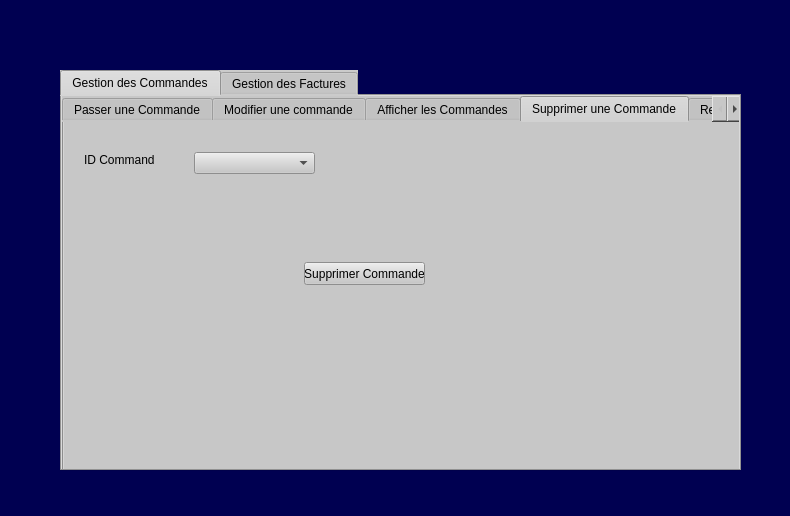
<?xml version="1.0" encoding="UTF-8"?>
<ui version="4.0">
 <class>facture</class>
 <widget class="QDialog" name="facture">
  <property name="geometry">
   <rect>
    <x>0</x>
    <y>0</y>
    <width>790</width>
    <height>516</height>
   </rect>
  </property>
  <property name="windowTitle">
   <string>Dialog</string>
  </property>
  <property name="styleSheet">
   <string notr="true">background-color: rgb(0, 0, 81);</string>
  </property>
  <widget class="QTabWidget" name="tabWidget">
   <property name="geometry">
    <rect>
     <x>60</x>
     <y>70</y>
     <width>681</width>
     <height>401</height>
    </rect>
   </property>
   <property name="styleSheet">
    <string notr="true">background-color: rgb(203, 203, 203);</string>
   </property>
   <property name="currentIndex">
    <number>0</number>
   </property>
   <widget class="QWidget" name="tab">
    <attribute name="title">
     <string>Gestion des Commandes</string>
    </attribute>
    <widget class="QTabWidget" name="tabWidget_6">
     <property name="geometry">
      <rect>
       <x>0</x>
       <y>0</y>
       <width>681</width>
       <height>381</height>
      </rect>
     </property>
     <property name="styleSheet">
      <string notr="true">background-color: rgb(199, 199, 199);</string>
     </property>
     <property name="currentIndex">
      <number>3</number>
     </property>
     <widget class="QWidget" name="tab_6">
      <attribute name="title">
       <string>Passer une Commande</string>
      </attribute>
      <widget class="QLabel" name="label_6">
       <property name="geometry">
        <rect>
         <x>20</x>
         <y>30</y>
         <width>111</width>
         <height>16</height>
        </rect>
       </property>
       <property name="text">
        <string>Référence Commande</string>
       </property>
      </widget>
      <widget class="QLabel" name="label_10">
       <property name="geometry">
        <rect>
         <x>20</x>
         <y>60</y>
         <width>111</width>
         <height>20</height>
        </rect>
       </property>
       <property name="text">
        <string>ID  Fournisseur</string>
       </property>
      </widget>
      <widget class="QLabel" name="label_11">
       <property name="geometry">
        <rect>
         <x>20</x>
         <y>90</y>
         <width>101</width>
         <height>16</height>
        </rect>
       </property>
       <property name="text">
        <string>Categorie produit</string>
       </property>
      </widget>
      <widget class="QLineEdit" name="lineEdit_ID_Commande_3">
       <property name="geometry">
        <rect>
         <x>140</x>
         <y>30</y>
         <width>113</width>
         <height>20</height>
        </rect>
       </property>
       <property name="styleSheet">
        <string notr="true">border-radius:10px;
background-color: rgb(255, 255, 255);</string>
       </property>
       <property name="clearButtonEnabled">
        <bool>true</bool>
       </property>
      </widget>
      <widget class="QLabel" name="label_8">
       <property name="geometry">
        <rect>
         <x>20</x>
         <y>120</y>
         <width>71</width>
         <height>16</height>
        </rect>
       </property>
       <property name="text">
        <string>Produit</string>
       </property>
      </widget>
      <widget class="QLabel" name="label_9">
       <property name="geometry">
        <rect>
         <x>20</x>
         <y>150</y>
         <width>71</width>
         <height>16</height>
        </rect>
       </property>
       <property name="text">
        <string>Prix unitaire</string>
       </property>
      </widget>
      <widget class="QLabel" name="label_7">
       <property name="geometry">
        <rect>
         <x>20</x>
         <y>180</y>
         <width>71</width>
         <height>16</height>
        </rect>
       </property>
       <property name="text">
        <string>Quantité</string>
       </property>
      </widget>
      <widget class="QLineEdit" name="lineEdit_Quantite_3">
       <property name="geometry">
        <rect>
         <x>140</x>
         <y>180</y>
         <width>113</width>
         <height>20</height>
        </rect>
       </property>
       <property name="styleSheet">
        <string notr="true">border-radius:10px;
background-color: rgb(255, 255, 255);</string>
       </property>
       <property name="clearButtonEnabled">
        <bool>true</bool>
       </property>
      </widget>
      <widget class="QLineEdit" name="lineEdit_PrixU_3">
       <property name="geometry">
        <rect>
         <x>140</x>
         <y>150</y>
         <width>113</width>
         <height>20</height>
        </rect>
       </property>
       <property name="styleSheet">
        <string notr="true">border-radius:10px;
background-color: rgb(255, 255, 255);</string>
       </property>
       <property name="clearButtonEnabled">
        <bool>true</bool>
       </property>
      </widget>
      <widget class="QLineEdit" name="lineEdit_Produit_3">
       <property name="geometry">
        <rect>
         <x>140</x>
         <y>120</y>
         <width>113</width>
         <height>20</height>
        </rect>
       </property>
       <property name="styleSheet">
        <string notr="true">border-radius:10px;
background-color: rgb(255, 255, 255);</string>
       </property>
       <property name="clearButtonEnabled">
        <bool>true</bool>
       </property>
      </widget>
      <widget class="QPushButton" name="Commander_3">
       <property name="geometry">
        <rect>
         <x>500</x>
         <y>270</y>
         <width>75</width>
         <height>23</height>
        </rect>
       </property>
       <property name="text">
        <string>Commander</string>
       </property>
      </widget>
      <widget class="QComboBox" name="comboBox_2">
       <property name="geometry">
        <rect>
         <x>140</x>
         <y>90</y>
         <width>111</width>
         <height>21</height>
        </rect>
       </property>
      </widget>
      <widget class="QComboBox" name="comboBox_5">
       <property name="geometry">
        <rect>
         <x>140</x>
         <y>60</y>
         <width>111</width>
         <height>22</height>
        </rect>
       </property>
      </widget>
     </widget>
     <widget class="QWidget" name="tab_7">
      <attribute name="title">
       <string>Modifier une commande</string>
      </attribute>
      <widget class="QPushButton" name="pb_modifier_command">
       <property name="geometry">
        <rect>
         <x>410</x>
         <y>270</y>
         <width>75</width>
         <height>23</height>
        </rect>
       </property>
       <property name="text">
        <string>Modifier</string>
       </property>
      </widget>
      <widget class="QLabel" name="label_12">
       <property name="geometry">
        <rect>
         <x>20</x>
         <y>30</y>
         <width>81</width>
         <height>16</height>
        </rect>
       </property>
       <property name="text">
        <string>ID Commande</string>
       </property>
      </widget>
      <widget class="QLineEdit" name="lineEdit_modifier_PrixU">
       <property name="geometry">
        <rect>
         <x>130</x>
         <y>150</y>
         <width>113</width>
         <height>20</height>
        </rect>
       </property>
       <property name="styleSheet">
        <string notr="true">border-radius:10px;
background-color: rgb(255, 255, 255);</string>
       </property>
       <property name="clearButtonEnabled">
        <bool>true</bool>
       </property>
      </widget>
      <widget class="QLabel" name="label_13">
       <property name="geometry">
        <rect>
         <x>20</x>
         <y>90</y>
         <width>101</width>
         <height>16</height>
        </rect>
       </property>
       <property name="text">
        <string>Categorie produit</string>
       </property>
      </widget>
      <widget class="QLabel" name="label_14">
       <property name="geometry">
        <rect>
         <x>20</x>
         <y>120</y>
         <width>71</width>
         <height>16</height>
        </rect>
       </property>
       <property name="text">
        <string>Produit</string>
       </property>
      </widget>
      <widget class="QLineEdit" name="lineEdit_modifierProduit">
       <property name="geometry">
        <rect>
         <x>130</x>
         <y>120</y>
         <width>113</width>
         <height>20</height>
        </rect>
       </property>
       <property name="styleSheet">
        <string notr="true">border-radius:10px;
background-color: rgb(255, 255, 255);</string>
       </property>
       <property name="clearButtonEnabled">
        <bool>true</bool>
       </property>
      </widget>
      <widget class="QLineEdit" name="lineEdit_modifier_quantite">
       <property name="geometry">
        <rect>
         <x>130</x>
         <y>180</y>
         <width>113</width>
         <height>20</height>
        </rect>
       </property>
       <property name="styleSheet">
        <string notr="true">border-radius:10px;
background-color: rgb(255, 255, 255);</string>
       </property>
       <property name="clearButtonEnabled">
        <bool>true</bool>
       </property>
      </widget>
      <widget class="QLabel" name="label_15">
       <property name="geometry">
        <rect>
         <x>20</x>
         <y>180</y>
         <width>71</width>
         <height>16</height>
        </rect>
       </property>
       <property name="text">
        <string>Quantité</string>
       </property>
      </widget>
      <widget class="QLabel" name="label_16">
       <property name="geometry">
        <rect>
         <x>20</x>
         <y>60</y>
         <width>81</width>
         <height>16</height>
        </rect>
       </property>
       <property name="text">
        <string>ID Fournisseur</string>
       </property>
      </widget>
      <widget class="QLabel" name="label_4">
       <property name="geometry">
        <rect>
         <x>20</x>
         <y>150</y>
         <width>71</width>
         <height>16</height>
        </rect>
       </property>
       <property name="text">
        <string>Prix unitaire</string>
       </property>
      </widget>
      <widget class="QLineEdit" name="lineEdit_modifierID_commande">
       <property name="geometry">
        <rect>
         <x>130</x>
         <y>30</y>
         <width>113</width>
         <height>20</height>
        </rect>
       </property>
       <property name="styleSheet">
        <string notr="true">border-radius:10px;
background-color: rgb(255, 255, 255);</string>
       </property>
       <property name="clearButtonEnabled">
        <bool>true</bool>
       </property>
      </widget>
      <widget class="QComboBox" name="comboBox_3">
       <property name="geometry">
        <rect>
         <x>130</x>
         <y>90</y>
         <width>111</width>
         <height>21</height>
        </rect>
       </property>
      </widget>
      <widget class="QComboBox" name="comboBox_6">
       <property name="geometry">
        <rect>
         <x>130</x>
         <y>60</y>
         <width>111</width>
         <height>22</height>
        </rect>
       </property>
      </widget>
     </widget>
     <widget class="QWidget" name="tab_8">
      <attribute name="title">
       <string>Afficher les Commandes</string>
      </attribute>
      <widget class="QTableView" name="TabCommandes_3">
       <property name="geometry">
        <rect>
         <x>0</x>
         <y>80</y>
         <width>671</width>
         <height>261</height>
        </rect>
       </property>
       <property name="styleSheet">
        <string notr="true">background-color: rgb(255, 255, 255);</string>
       </property>
      </widget>
      <widget class="QComboBox" name="comboBox_4">
       <property name="geometry">
        <rect>
         <x>470</x>
         <y>30</y>
         <width>171</width>
         <height>22</height>
        </rect>
       </property>
      </widget>
      <widget class="QLabel" name="label_28">
       <property name="geometry">
        <rect>
         <x>410</x>
         <y>30</y>
         <width>41</width>
         <height>20</height>
        </rect>
       </property>
       <property name="text">
        <string>Trier :</string>
       </property>
      </widget>
     </widget>
     <widget class="QWidget" name="tab_9">
      <attribute name="title">
       <string>Supprimer une Commande</string>
      </attribute>
      <widget class="QLabel" name="label_">
       <property name="geometry">
        <rect>
         <x>20</x>
         <y>30</y>
         <width>71</width>
         <height>16</height>
        </rect>
       </property>
       <property name="text">
        <string>ID Commande</string>
       </property>
      </widget>
      <widget class="QPushButton" name="pb_supprime_5">
       <property name="geometry">
        <rect>
         <x>240</x>
         <y>140</y>
         <width>121</width>
         <height>23</height>
        </rect>
       </property>
       <property name="text">
        <string>Supprimer Commande</string>
       </property>
      </widget>
      <widget class="QComboBox" name="comboBox_7">
       <property name="geometry">
        <rect>
         <x>130</x>
         <y>30</y>
         <width>121</width>
         <height>22</height>
        </rect>
       </property>
      </widget>
     </widget>
     <widget class="QWidget" name="tab_11">
      <attribute name="title">
       <string>Rechercher une commande</string>
      </attribute>
      <widget class="QTableView" name="tableView_3">
       <property name="geometry">
        <rect>
         <x>10</x>
         <y>10</y>
         <width>501</width>
         <height>321</height>
        </rect>
       </property>
       <property name="styleSheet">
        <string notr="true">background-color: rgb(255, 255, 255);</string>
       </property>
      </widget>
      <widget class="QLabel" name="label_26">
       <property name="geometry">
        <rect>
         <x>520</x>
         <y>40</y>
         <width>151</width>
         <height>20</height>
        </rect>
       </property>
       <property name="text">
        <string>Taper ID de la Commande</string>
       </property>
      </widget>
      <widget class="QLineEdit" name="lineEdit_recherch_commande">
       <property name="geometry">
        <rect>
         <x>540</x>
         <y>80</y>
         <width>113</width>
         <height>20</height>
        </rect>
       </property>
       <property name="styleSheet">
        <string notr="true">border-radius:10px;
background-color: rgb(255, 255, 255);</string>
       </property>
       <property name="clearButtonEnabled">
        <bool>true</bool>
       </property>
      </widget>
     </widget>
    </widget>
   </widget>
   <widget class="QWidget" name="tab_2">
    <attribute name="title">
     <string>Gestion des Factures</string>
    </attribute>
    <widget class="QTabWidget" name="tabWidget_2">
     <property name="geometry">
      <rect>
       <x>0</x>
       <y>0</y>
       <width>671</width>
       <height>371</height>
      </rect>
     </property>
     <property name="currentIndex">
      <number>0</number>
     </property>
     <widget class="QWidget" name="tab_3">
      <attribute name="title">
       <string>Ajouter une Facture</string>
      </attribute>
      <widget class="QLabel" name="label">
       <property name="geometry">
        <rect>
         <x>20</x>
         <y>30</y>
         <width>91</width>
         <height>16</height>
        </rect>
       </property>
       <property name="text">
        <string>Reference facture</string>
       </property>
      </widget>
      <widget class="QLabel" name="label_2">
       <property name="geometry">
        <rect>
         <x>20</x>
         <y>90</y>
         <width>81</width>
         <height>16</height>
        </rect>
       </property>
       <property name="text">
        <string>Description</string>
       </property>
      </widget>
      <widget class="QLabel" name="label_3">
       <property name="geometry">
        <rect>
         <x>20</x>
         <y>150</y>
         <width>71</width>
         <height>16</height>
        </rect>
       </property>
       <property name="text">
        <string>Montant</string>
       </property>
      </widget>
      <widget class="QLineEdit" name="lineEdit_Reference_8">
       <property name="geometry">
        <rect>
         <x>130</x>
         <y>30</y>
         <width>113</width>
         <height>20</height>
        </rect>
       </property>
       <property name="styleSheet">
        <string notr="true">border-radius:10px;
background-color: rgb(255, 255, 255);</string>
       </property>
       <property name="clearButtonEnabled">
        <bool>true</bool>
       </property>
      </widget>
      <widget class="QLineEdit" name="lineEdit_description_facture">
       <property name="geometry">
        <rect>
         <x>130</x>
         <y>90</y>
         <width>113</width>
         <height>20</height>
        </rect>
       </property>
       <property name="styleSheet">
        <string notr="true">border-radius:10px;
background-color: rgb(255, 255, 255);</string>
       </property>
       <property name="clearButtonEnabled">
        <bool>true</bool>
       </property>
      </widget>
      <widget class="QLineEdit" name="lineEdit_ID_Commande3_3">
       <property name="geometry">
        <rect>
         <x>130</x>
         <y>150</y>
         <width>113</width>
         <height>20</height>
        </rect>
       </property>
       <property name="styleSheet">
        <string notr="true">border-radius:10px;
background-color: rgb(255, 255, 255);</string>
       </property>
       <property name="clearButtonEnabled">
        <bool>true</bool>
       </property>
      </widget>
      <widget class="QPushButton" name="pb_ajouter_factur">
       <property name="geometry">
        <rect>
         <x>330</x>
         <y>210</y>
         <width>75</width>
         <height>23</height>
        </rect>
       </property>
       <property name="text">
        <string>Ajouter</string>
       </property>
      </widget>
      <widget class="QLabel" name="label_17">
       <property name="geometry">
        <rect>
         <x>20</x>
         <y>60</y>
         <width>111</width>
         <height>16</height>
        </rect>
       </property>
       <property name="text">
        <string>Reference Commande</string>
       </property>
      </widget>
      <widget class="QLabel" name="label_18">
       <property name="geometry">
        <rect>
         <x>20</x>
         <y>120</y>
         <width>81</width>
         <height>16</height>
        </rect>
       </property>
       <property name="text">
        <string>Date Facturation</string>
       </property>
      </widget>
      <widget class="QLabel" name="label_19">
       <property name="geometry">
        <rect>
         <x>20</x>
         <y>180</y>
         <width>71</width>
         <height>16</height>
        </rect>
       </property>
       <property name="text">
        <string>Etat</string>
       </property>
      </widget>
      <widget class="QRadioButton" name="radioButton">
       <property name="geometry">
        <rect>
         <x>130</x>
         <y>180</y>
         <width>82</width>
         <height>17</height>
        </rect>
       </property>
       <property name="text">
        <string>Payee</string>
       </property>
      </widget>
      <widget class="QRadioButton" name="radioButton_2">
       <property name="geometry">
        <rect>
         <x>130</x>
         <y>200</y>
         <width>121</width>
         <height>17</height>
        </rect>
       </property>
       <property name="text">
        <string>Non payee</string>
       </property>
      </widget>
      <widget class="QLineEdit" name="lineEdit_Date">
       <property name="geometry">
        <rect>
         <x>130</x>
         <y>120</y>
         <width>113</width>
         <height>20</height>
        </rect>
       </property>
       <property name="styleSheet">
        <string notr="true">border-radius:10px;
background-color: rgb(255, 255, 255);</string>
       </property>
       <property name="clearButtonEnabled">
        <bool>true</bool>
       </property>
      </widget>
      <widget class="QComboBox" name="comboBox_commande">
       <property name="geometry">
        <rect>
         <x>130</x>
         <y>60</y>
         <width>111</width>
         <height>22</height>
        </rect>
       </property>
      </widget>
     </widget>
     <widget class="QWidget" name="tab_13">
      <attribute name="title">
       <string>Modifier une facture</string>
      </attribute>
      <widget class="QLabel" name="label_20">
       <property name="geometry">
        <rect>
         <x>30</x>
         <y>190</y>
         <width>71</width>
         <height>16</height>
        </rect>
       </property>
       <property name="text">
        <string>Etat</string>
       </property>
      </widget>
      <widget class="QLabel" name="label_21">
       <property name="geometry">
        <rect>
         <x>30</x>
         <y>160</y>
         <width>71</width>
         <height>16</height>
        </rect>
       </property>
       <property name="text">
        <string>Montant</string>
       </property>
      </widget>
      <widget class="QRadioButton" name="radioButton_3">
       <property name="geometry">
        <rect>
         <x>140</x>
         <y>190</y>
         <width>82</width>
         <height>17</height>
        </rect>
       </property>
       <property name="text">
        <string>Payee</string>
       </property>
      </widget>
      <widget class="QLabel" name="label_22">
       <property name="geometry">
        <rect>
         <x>30</x>
         <y>70</y>
         <width>111</width>
         <height>16</height>
        </rect>
       </property>
       <property name="text">
        <string>Reference Commande</string>
       </property>
      </widget>
      <widget class="QLabel" name="label_23">
       <property name="geometry">
        <rect>
         <x>30</x>
         <y>100</y>
         <width>81</width>
         <height>16</height>
        </rect>
       </property>
       <property name="text">
        <string>Description</string>
       </property>
      </widget>
      <widget class="QRadioButton" name="radioButton_4">
       <property name="geometry">
        <rect>
         <x>140</x>
         <y>210</y>
         <width>121</width>
         <height>17</height>
        </rect>
       </property>
       <property name="text">
        <string>Non paye</string>
       </property>
      </widget>
      <widget class="QLineEdit" name="lineEdit_ID_Fournisseur3_4">
       <property name="geometry">
        <rect>
         <x>140</x>
         <y>100</y>
         <width>113</width>
         <height>20</height>
        </rect>
       </property>
       <property name="styleSheet">
        <string notr="true">border-radius:10px;
background-color: rgb(255, 255, 255);</string>
       </property>
       <property name="clearButtonEnabled">
        <bool>true</bool>
       </property>
      </widget>
      <widget class="QLabel" name="label_24">
       <property name="geometry">
        <rect>
         <x>30</x>
         <y>130</y>
         <width>81</width>
         <height>16</height>
        </rect>
       </property>
       <property name="text">
        <string>Date Facturation</string>
       </property>
      </widget>
      <widget class="QLabel" name="label_25">
       <property name="geometry">
        <rect>
         <x>30</x>
         <y>40</y>
         <width>91</width>
         <height>16</height>
        </rect>
       </property>
       <property name="text">
        <string>Reference facture</string>
       </property>
      </widget>
      <widget class="QLineEdit" name="lineEdit_Reference_12">
       <property name="geometry">
        <rect>
         <x>140</x>
         <y>40</y>
         <width>113</width>
         <height>20</height>
        </rect>
       </property>
       <property name="styleSheet">
        <string notr="true">border-radius:10px;
background-color: rgb(255, 255, 255);</string>
       </property>
       <property name="clearButtonEnabled">
        <bool>true</bool>
       </property>
      </widget>
      <widget class="QLineEdit" name="lineEdit_ID_Commande3_4">
       <property name="geometry">
        <rect>
         <x>140</x>
         <y>160</y>
         <width>113</width>
         <height>20</height>
        </rect>
       </property>
       <property name="styleSheet">
        <string notr="true">border-radius:10px;
background-color: rgb(255, 255, 255);</string>
       </property>
       <property name="clearButtonEnabled">
        <bool>true</bool>
       </property>
      </widget>
      <widget class="QPushButton" name="pushButton_modifier_factur">
       <property name="geometry">
        <rect>
         <x>320</x>
         <y>240</y>
         <width>75</width>
         <height>23</height>
        </rect>
       </property>
       <property name="text">
        <string>Modifier</string>
       </property>
      </widget>
      <widget class="QLineEdit" name="lineEdit_ID_Fournisseur3_5">
       <property name="geometry">
        <rect>
         <x>140</x>
         <y>130</y>
         <width>113</width>
         <height>20</height>
        </rect>
       </property>
       <property name="styleSheet">
        <string notr="true">background-color: rgb(255, 255, 255);</string>
       </property>
       <property name="clearButtonEnabled">
        <bool>true</bool>
       </property>
      </widget>
      <widget class="QComboBox" name="comboBox_commande_2">
       <property name="geometry">
        <rect>
         <x>140</x>
         <y>70</y>
         <width>111</width>
         <height>22</height>
        </rect>
       </property>
      </widget>
     </widget>
     <widget class="QWidget" name="tab_4">
      <attribute name="title">
       <string>Afficher les Factures</string>
      </attribute>
      <widget class="QTableView" name="tableView">
       <property name="geometry">
        <rect>
         <x>10</x>
         <y>90</y>
         <width>631</width>
         <height>241</height>
        </rect>
       </property>
       <property name="styleSheet">
        <string notr="true">background-color: rgb(255, 255, 255);</string>
       </property>
      </widget>
      <widget class="QComboBox" name="comboBox">
       <property name="geometry">
        <rect>
         <x>450</x>
         <y>20</y>
         <width>171</width>
         <height>22</height>
        </rect>
       </property>
      </widget>
      <widget class="QLabel" name="label_27">
       <property name="geometry">
        <rect>
         <x>400</x>
         <y>20</y>
         <width>41</width>
         <height>20</height>
        </rect>
       </property>
       <property name="text">
        <string>Trier :</string>
       </property>
      </widget>
     </widget>
     <widget class="QWidget" name="tab_5">
      <attribute name="title">
       <string>Supprimer une Facture</string>
      </attribute>
      <widget class="QLineEdit" name="lineEdit_Reference_9">
       <property name="geometry">
        <rect>
         <x>140</x>
         <y>30</y>
         <width>113</width>
         <height>20</height>
        </rect>
       </property>
       <property name="styleSheet">
        <string notr="true">border-radius:10px;
background-color: rgb(255, 255, 255);</string>
       </property>
       <property name="clearButtonEnabled">
        <bool>true</bool>
       </property>
      </widget>
      <widget class="QLabel" name="label_5">
       <property name="geometry">
        <rect>
         <x>20</x>
         <y>30</y>
         <width>61</width>
         <height>16</height>
        </rect>
       </property>
       <property name="text">
        <string>Identifiant</string>
       </property>
      </widget>
      <widget class="QPushButton" name="pb_supprime_facture">
       <property name="geometry">
        <rect>
         <x>240</x>
         <y>140</y>
         <width>75</width>
         <height>23</height>
        </rect>
       </property>
       <property name="text">
        <string>Supprimer</string>
       </property>
      </widget>
     </widget>
     <widget class="QWidget" name="tab_10">
      <attribute name="title">
       <string>Rechercher une facture</string>
      </attribute>
      <widget class="QTableView" name="tableView_2">
       <property name="geometry">
        <rect>
         <x>10</x>
         <y>10</y>
         <width>471</width>
         <height>321</height>
        </rect>
       </property>
       <property name="styleSheet">
        <string notr="true">background-color: rgb(255, 255, 255);</string>
       </property>
      </widget>
      <widget class="QLabel" name="ref_f_recherche">
       <property name="geometry">
        <rect>
         <x>490</x>
         <y>30</y>
         <width>161</width>
         <height>31</height>
        </rect>
       </property>
       <property name="text">
        <string>Taper la réference de la facture</string>
       </property>
      </widget>
      <widget class="QLineEdit" name="lineEdit_recherch">
       <property name="geometry">
        <rect>
         <x>520</x>
         <y>80</y>
         <width>113</width>
         <height>20</height>
        </rect>
       </property>
       <property name="styleSheet">
        <string notr="true">border-radius:10px;
background-color: rgb(255, 255, 255);</string>
       </property>
       <property name="clearButtonEnabled">
        <bool>true</bool>
       </property>
      </widget>
     </widget>
    </widget>
   </widget>
  </widget>
 </widget>
 <resources/>
 <connections/>
</ui>
